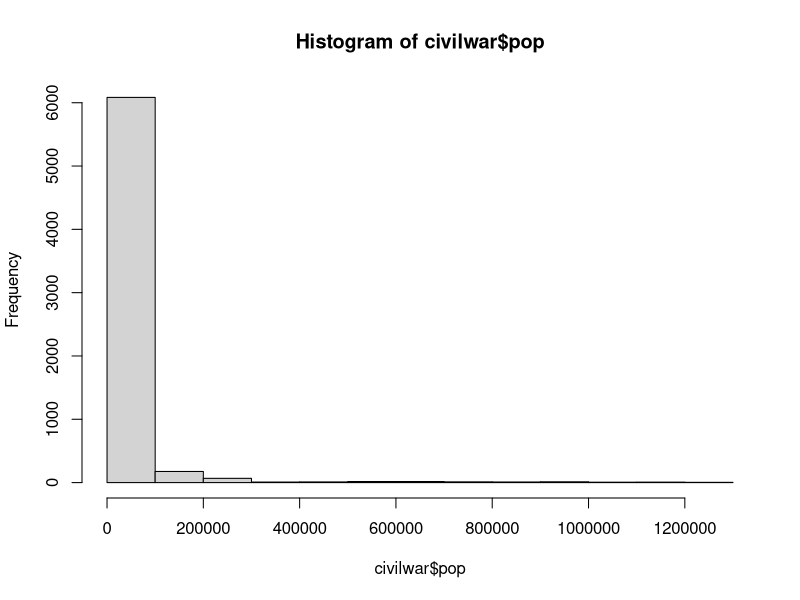
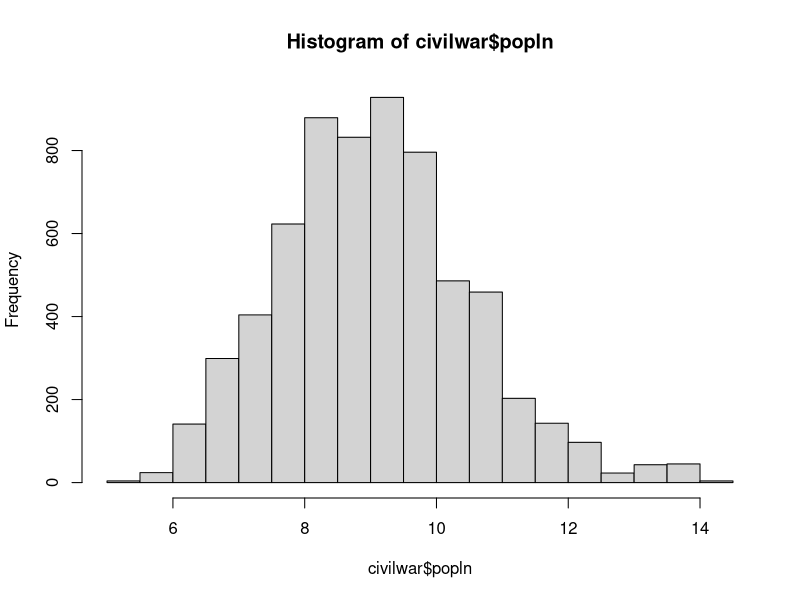

These charts were generated, in order, by the following R code:
## ---- chunk 1
knitr::opts_chunk$set(echo = TRUE)
## ---- chunk 2

## An object can be a single value (AKA: variable)


#We assign a value to a variable using "<-"

a <- 4 # 4 is assigned to "a"
a # calling a
a + 5 # since we assigned a numeric value to a, we can perform arithmetric operations on it 

b <- 10
a*b # objects can interact with each other

c <- a*b # we can also assign variables to another variable
c

## ---- chunk 3

d <- c(1,2,3) #c() is short for concatenate
d



d <- 2:3 #a sequence of number 1 through 3



d*10 #when the elements of a vector are all numbers, we can multiply each element with a number



e <- c("Red", "Orange", "Green") # the values assigned to an object aren't limited to numbers
e




f <- c(d,e)
f

## ---- chunk 4
#we can check the data type of an object by using the class() function
class(d)
class(e)


#the logical data type consists of TRUE and FALSE, which can be shortened to T and F
g <- c(TRUE, FALSE, T, T, F)
class(g)

## ---- chunk 5

class(f)
#when numbers and characters are put in one vector, the numbers are coerced as characters

## ---- chunk 6

f[4] #extracting the 4th element from f
#note that we use [] for indices and not ()


f[4:6] #extracting the 4th to the 6th elements from f  


f[c(1,5,6)] #extracting the first, 5th, 6th elements from f






# We can use this to reassign values
f[4] <- "Yellow" #assigning the 4th element of f the value "Yellow"
f



#real life example - for data that changes often, knowing how to reassign values will be very useful

trump_cabinet <- c("Pence", "Pompeo", "Sessions", "Mattis") # example of something that changes quite often
trump_cabinet[3] <- "Whitaker"



## ---- chunk 7

# Our first function: rep()
h <- rep(x ="Some Text", times = 5)
h



?rep # ?+function name/package name will bring up the help page
     # you can always use google for help as well




#we can also repeat a sequence of multiple elements
h <- rep(1:3, 5) #if the arguments are in order, we can remove the "="
h

## ---- chunk 8

i <- seq(from = 30, to = 300, by = 1) # outputs a sequence of numbers from 30 to 300, increasing by 1 every time.
i


j <- seq(50, 200, 5) #50 to 200, increasing by 5 every time
j




## ---- chunk 9

k <- cbind(i, j) #binding vectors i and j as columns

l <- rbind(i, j) #binding vectors i and j as rows

# Note: What do the warnings mean? What happened to the shorter vector in the matrices?

## ---- chunk 10

#Answers

x1 <- c(1, 10, 20)

x2 <- seq(100, -100, -5)

x3 <- c(x1[1], x2[6])


## ---- chunk 11

#setwd("/Users/saewonpark/Documents/McGill/DSC/")  #use the path of the directory with "fearon03.csv" in your own computer


civilwar <- read.csv("fearon03.csv") 
#This creates a dataframe, which is like a matrix but with row/column names. There can be different data type for each column


class(civilwar)



# Other packages you can use to open csv: foreign, readxl


## ---- chunk 12

#we can select a column using the column name
civilwar$country

#to see all column names
names(civilwar)



#this only only returns the unique values in the "country column"
unique(civilwar$country)


#using unique() we create a vector of all the country names in the dataset
country_names <- unique(civilwar$country)

## ---- chunk 13

#like we did with vectors, we can subset dataframes and matrices using indices within square brackets.
#[row_number, column_number]

civilwar[1, ] #first row, all columns


civilwar[ ,2] #all rows, second column


civilwar[1,2] #first row, second column


civilwar[1, 2:4] #what would be the output of this?


## ---- chunk 14

civilwar[civilwar$country == "CANADA", ] #gets all the observations where Canada is the country
# notice that we use double equal sign for comparison (and single equal sign to assign variables)


civilwar[civilwar$country == "CANADA", 8] #gets the 8th column (region) for just Canadian observations


civilwar[civilwar$country == "CANADA", "gdppc"] #same as above, but using column name


#AND, OR, %in% notations
civilwar[civilwar$country == "CANADA" | civilwar$country == "USA", ] # | means OR

civilwar[civilwar$country == "CANADA" & civilwar$country == "USA", ] # & means AND

civilwar[civilwar$country %in% c("CANADA","USA"), ] # %in% finds matches between the vectors coming before and after this special notation


## ---- chunk 15

# Creating new matrices:


# by row filter:
canada <- civilwar[civilwar$country == "CANADA", ]

can_usa <- civilwar[civilwar$country %in% c("CANADA","USA"), ] 



# by column filter: 
gdppop <- civilwar[ , c("gdppc", "pop")]



## ---- chunk 16

#Answers

#a)
regions <- unique(civilwar$region)
#or
regions <- unique(civilwar[ , 8])



#b)
bur_ita_alb <- civilwar[civilwar$country %in% c("BURUNDI", "ITALY", "ALBANIA"), ]
#or
bur_ita_alb <- civilwar[civilwar$country == "BURUNDI" |
                          civilwar$country == "ITALY" |
                          civilwar$country == "ALBANIA", ]

## ---- chunk 17

sum(civilwar$war) #sum of all instances of war (where war is coded as 1)

mean(civilwar$war) #mean of "war" column

mean(civilwar$polity2) #mean() does not work when there are NAs



#Other useful functions for descriptives & cleaning data:

is.na(civilwar$polity2) #checks if there are any NAs in this vector

sum(is.na(civilwar$polity2)) #sums up all instances of NAs


mean(civilwar$polity2, na.rm = TRUE) #we can remove the NAs and then take the mean


#minimum and maximum
min(civilwar$war)
max(civilwar$war)

median(civilwar$polity2)

#summary statistics at a glance
summary(civilwar$polity2)
summary(civilwar$region)


#you can use summary() for the entire dataset
summary(civilwar)


#counts the number of observations.
nrow(civilwar)



# Subsetting + Descriptive statistics
mean(civilwar$gdppc[civilwar$country == "CANADA"]) #mean of the gdp per capita for Canadian observations


civilwar$country[civilwar$mtn == max(civilwar$mtn, na.rm = TRUE)] #country with the highest percentage of mountains
# Note that this command evaluates all rows to see if the max() statement is true


unique(civilwar$country[civilwar$mtn == max(civilwar$mtn, na.rm = TRUE)]) #to get just one value as the output


## ---- chunk 18

summary(civilwar$pop)


hist(civilwar$pop) #histogram of population (shows distribution)

civilwar$popln <- log(civilwar$pop) #creating a new variable for the log of population

View(civilwar) #opens a tab where you can see the dataframe

hist(civilwar$popln) #histogram of new variable, you can see that the distribution is more normal


#let's create an entirely new variable using polity scores

summary(civilwar$polity2)

civilwar$democracy <- ifelse(civilwar$polity2 > 5, 1, 0) #ifelse function
#creating a dummy variables that defines all countries with a polity score greater than 5 as a democracy

mean(civilwar$democracy, na.rm = TRUE)


## ---- chunk 19

## Problem: Mountainous terrain codes missing data as -99 instead of NA
summary(civilwar$mtn) #this skews the mean


#recode -99 as NA
civilwar$mtn[civilwar$mtn == -99] <- NA


# Or, recode using ifelse
civilwar$mtn2 <- ifelse(civilwar$mtn == -99, NA, civilwar$mtn)


summary(civilwar$mtn)
summary(civilwar$mtn2)
#they are the same



# Sometimes you may find that a numeric variable is coded as character type. To change it back to numeric:

civilwar$pop <- as.character(civilwar$pop) #to create an example, we change the population column to character
class(civilwar$pop)

civilwar$pop <- as.numeric(civilwar$pop) #change back to numeric
class(civilwar$pop)


### factor to numeric: as.numeric(as.character(x))

# Using dplyr's group_by() and mutate() functions -- next week! 



## ---- chunk 20
write.csv(civilwar, "fearon03_v2.csv")
## ---- chunk 21
remove(list = ls())
